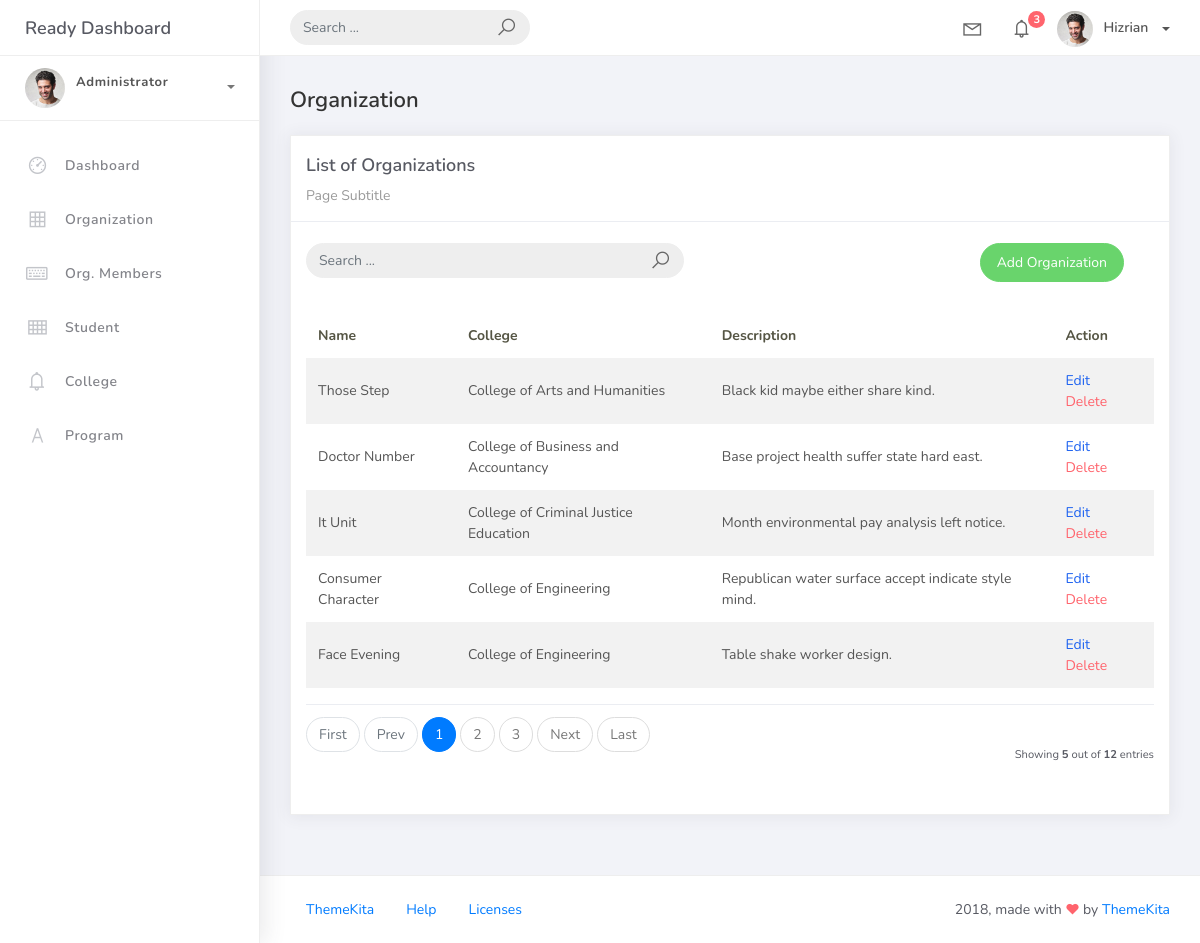
The page /organization_list/ on the database its author committed.
### studentorg/models.py (models this page shows, shortened)
class BaseModel(models.Model):
    created_at = models.DateTimeField(auto_now_add=True, db_index=True)
    updated_at = models.DateTimeField(auto_now=True)
    class Meta:
        abstract = True

class Organization(BaseModel):
    name = models.CharField(max_length=250)
    college = models.ForeignKey(College, null=True, blank=True, on_delete=models.CASCADE)
    description = models.CharField(max_length=500)

class College(BaseModel):
    college_name = models.CharField(max_length=150)
    def __str__(self):
        return self.college_name

### studentorg/views.py (the view)
# urls.py: path('organization_list/', OrganizationList.as_view(), name='organization-list'),
class OrganizationList(ListView):
    model = Organization
    context_object_name = 'organization'
    template_name = 'org_list.html'
    paginate_by = 5
    ordering = ["college__college_name","name"]
    def get_queryset(self):
        qs = super().get_queryset()
        query = self.request.GET.get('q')
        if query:
            qs = qs.filter(
                Q(name__icontains=query) |
                Q(description__icontains=query)
                )
        return qs

### templates/org_list.html (shortened to what this page needs)
{% extends 'base.html' %} {% load static %} {% block content %}
<div class="content">
    <div class="container-fluid">
        <h4 class="page-title">Organization</h4>
        <div class="row">
            <div class="col-md-12">
                <div class="card">
                    <div class="card-header">
                        <div class="card-title">List of Organizations</div>
                        <div class="card-category">Page Subtitle</div>
                    </div>
                    <br />
                            <div class="col-md-12 row">
                                <div class="col-md-6">
                                    <form class="navbar-left navbar-form nav-search mr-md-3" action="{% url 'organization-list' %}">
                                        <div class="input-group">
                                            <input type="text" placeholder="Search ..." class="form-control" name="q" />
                                            <div class="input-group-append">
                                            <span class="input-group-text">
                                                <i class="la la-search search-icon"></i>
                                            </span>
                                            </div>
                                        </div>
                                    </form>
                                </div>
                                <div class="col-md-6">
                                    <div class="pull-right">
                                        <a href="{% url 'organization-add' %}" class="btn btn-success btn-rounded">Add Organization</a>
                                    </div>
                                </div>
                            </div>
                    <div class="card-body">
                        <table class="table table-striped mt-3">
                            <thead>
                                <tr>
                                    <th scope="col">Name</th>
                                    <th scope="col">College</th>
                                    <th scope="col">Description</th>
                                    <th scope="col">Action</th>
                                </tr>
                            </thead>
                            <tbody>
                                {% for object in object_list %}
                                <tr>
                                    <td>{{ object.name }}</td>
                                    <td>{{ object.college }}</td>
                                    <td>{{ object.description }}</td>
                                    <td>
                                        <a href="/organization_list/{{ object.id }}/" class="text-primary mr-2">Edit</a>
                                        <a href="/organization_list/{{ object.id }}/delete/" class="text-danger">Delete</a>
                                    </td>
                                    </tr>
                                {% endfor %}
                            </tbody>
                        </table>
                        {% include 'includes/pagination.html' %}
                    </div>
                </div>
            </div>
        </div>
    </div>
</div>
{% endblock %}

### rows shown on the page
Organization: name "Those Step", college "College of Arts and Humanities", description "Black kid maybe either share kind."
Organization: name "Doctor Number", college "College of Business and Accountancy", description "Base project health suffer state hard east."
Organization: name "It Unit", college "College of Criminal Justice Education", description "Month environmental pay analysis left notice."
Organization: name "Consumer Character", college "College of Engineering", description "Republican water surface accept indicate style mind."
Organization: name "Face Evening", college "College of Engineering", description "Table shake worker design."

### other values the page prints
{{ page_num }} "1"
{{ page_num }} "2" "3"
{{ object_list.count }} "5"
{{ paginator.count }} "12"
